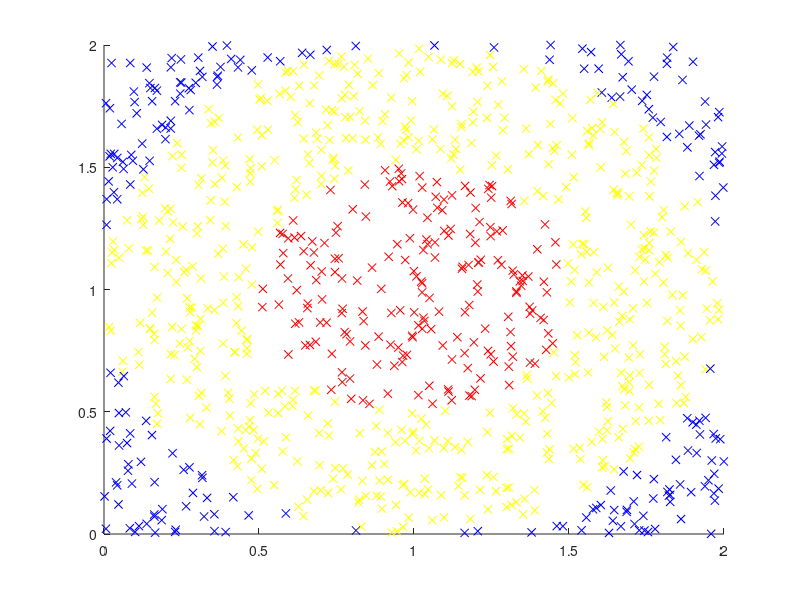

Reproduce this figure in MATLAB.
function fct()
    clf
    hold on
    axis([0 2 0 2])
    n=1000;
    c=0;
    c1=0;
    for i=1:n
        x=rand()*2;
        y=rand()*2;
        d=sqrt((x-1)*(x-1)+(y-1)*(y-1));
        if d<=1 
            c=c+1;
        end
        if d<=0.5
            c1=c1+1;
        end
        if d>1
            plot(x,y,'bx')
        elseif d<=1 && d >0.5
            plot(x,y,'yx')
        elseif d<=0.5
            plot(x,y,'rx')
        end
    end
    fprintf("P sim: %4.2f\n",c/n);
    fprintf("P teor: %4.2f\n",pi/4);
    fprintf("P sim cerc mic: %4.2f\n",c1/n);
    fprintf("P teor cerc mic: %4.2f\n",pi/16);
end